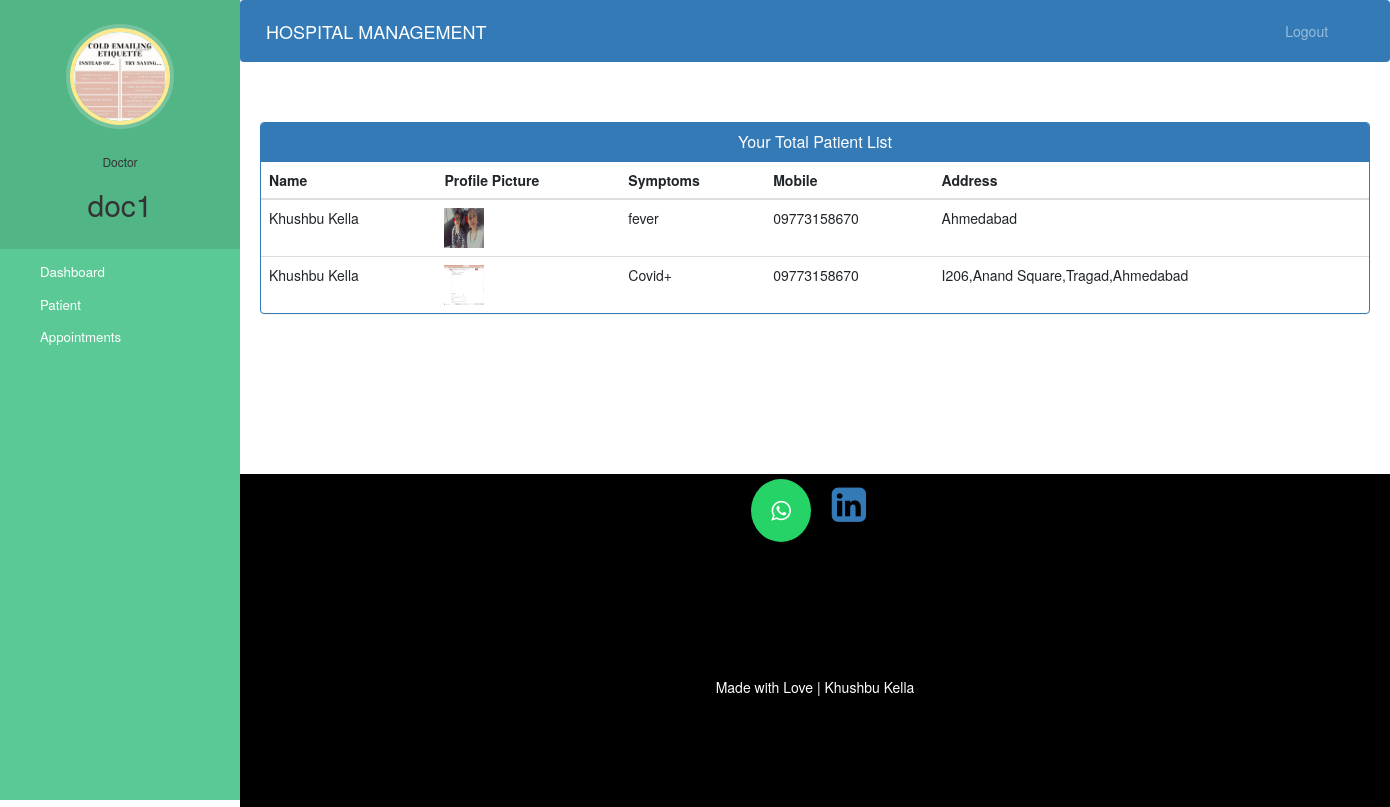
Page /doctor-view-patient (signed in) on the committed database.
### hospital/models.py (models this page shows, shortened)
class Doctor(models.Model):
    user=models.OneToOneField(User,on_delete=models.CASCADE)
    profile_pic= models.ImageField(upload_to='profile_pic/DoctorProfilePic/',null=True,blank=True)
    address = models.CharField(max_length=40)
    mobile = models.CharField(max_length=20,null=True)
    department= models.CharField(max_length=50,choices=departments,default='Cardiologist')
    status=models.BooleanField(default=False)

class Patient(models.Model):
    user=models.OneToOneField(User,on_delete=models.CASCADE)
    profile_pic= models.ImageField(upload_to='profile_pic/PatientProfilePic/',null=True,blank=True)
    address = models.CharField(max_length=40)
    mobile = models.CharField(max_length=20,null=False)
    symptoms = models.CharField(max_length=100,null=False)
    assignedDoctorId = models.PositiveIntegerField(null=True)
    admitDate=models.DateField(auto_now=True)
    status=models.BooleanField(default=False)
    @property
    def get_name(self):
        return self.user.first_name+" "+self.user.last_name

### hospital/views.py (the view)
# urls.py: path('doctor-view-patient', views.doctor_view_patient_view,name='doctor-view-patient'),
@login_required(login_url='doctorlogin')
@user_passes_test(is_doctor)
def doctor_view_patient_view(request):
    patients=models.Patient.objects.all().filter(status=True,assignedDoctorId=request.user.id)
    doctor=models.Doctor.objects.get(user_id=request.user.id) #for profile picture of doctor in sidebar
    return render(request,'hospital/doctor_view_patient.html',{'patients':patients,'doctor':doctor})

### hospital/views.py (called while the page is built)
def is_doctor(user):
    return user.groups.filter(name='DOCTOR').exists()

### templates/hospital/doctor_view_patient.html (shortened to what this page needs)
{% extends 'hospital/doctor_base.html' %}
{% block content %}
{%load static%}
<head>
  <link href="//netdna.bootstrapcdn.com/bootstrap/3.0.0/css/bootstrap.min.css" rel="stylesheet" id="bootstrap-css">
</head>
<div class="container">
  <div class="panel panel-primary">
    <div class="panel-heading">
      <h6 class="panel-title">Your Total Patient List</h6>
    </div>
    <table class="table table-hover" id="dev-table">
      <thead>
        <tr>
          <th>Name</th>
          <th>Profile Picture</th>
          <th>Symptoms</th>
          <th>Mobile</th>
          <th>Address</th>
        </tr>
      </thead>
      {% for p in patients %}
      <tr>
        <td> {{p.get_name}}</td>
        <td> <img src="{% static p.profile_pic.url %}" alt="Profile Pic" height="40px" width="40px" /></td>
        <td>{{p.symptoms}}</td>
        <td>{{p.mobile}}</td>
        <td>{{p.address}}</td>
      </tr>
      {% endfor %}
    </table>
  </div>
</div>
{% endblock content %}

### templates/hospital/doctor_base.html (shortened to what this page needs)
<!DOCTYPE html>
{% load static %}
<html lang="en">
<head>
  <link rel="stylesheet" href="https://stackpath.bootstrapcdn.com/bootstrap/4.3.1/css/bootstrap.min.css">
  <link rel="stylesheet" href="https://maxcdn.bootstrapcdn.com/font-awesome/4.7.0/css/font-awesome.min.css">
</head>
<body>
  <nav class="menu" tabindex="0">
    <header class="avatar">
      <img src="{% static doctor.profile_pic.url %}" alt="Profile Pic" />
      <br><br>
      <h6>Doctor</h6>
      <h2>{{request.user.first_name}}</h2>
    </header>
    <ul>
      <li tabindex="0" class="icon-dashboard"> <a style="color:white; text-decoration:none;" href="/doctor-dashboard"><span>Dashboard</span></a> </li>
      <li tabindex="0" class="icon-users"> <a style="color:white; text-decoration:none;" href="/doctor-patient"><span>Patient</span></a></li>
      <li tabindex="0" class="icon-calendar"> <a style="color:white; text-decoration:none;" href="/doctor-appointment"><span>Appointments</span></a></li>
    </ul>
  </nav>
  <main>
    <div class="bs-example">
      <nav class="navbar navbar-expand-md  navbar-dark fixed-top" style="background:#337AB7;">
        <a href="/doctor-dashboard" class="navbar-brand">HOSPITAL MANAGEMENT</a>
        <div class="collapse navbar-collapse justify-content-between" id="navbarCollapse">
          <div class="navbar-nav" style=" margin-left: 90%;">
            <a href="/logout" class="nav-item nav-link">Logout</a>
          </div>
        </div>
      </nav>
    </div>
    <br><br>
    {% block content %}
    {% endblock content %}
    <br><br><br><br><br><br><br>
    <footer>
      <p>
        <a id="ftr" href="https://api.whatsapp.com/send?phone=919773158670" class="fa fa-whatsapp"></a>
        <a href="https://www.linkedin.com/in/khushbu-kella/" class="fa fa-linkedin-square" style="font-size:40px"></a>
      </p>
      <br>
      <div class="container">
        <div class="row">
          <div class="col-md-12 col-sm-12">
            <div style="color:#ffffff;" class="wow fadeInUp footer-copyright">
              <p>Made with Love | Khushbu Kella <br>
            </div>
          </div>
        </div>
      </div>
    </footer>
  </main>
</body>
</html>

### templates/hospital/doctor_base.html (style rules this page uses)
a:link { text-decoration: none; }
a { color: white; }
footer { padding: 0px 0px 0px 0px; background-color: black; margin: 0px; }
#ftr { padding: 20px; }
.fa { font-size: 23px; width: 60px; text-align: center; text-decoration: none; margin: 5px 2px; border-radius: 50%; }
.fa-whatsapp { background: #25d366; color: white; }
p { text-align: center; }
body { padding-left: 240px; }
main { position: relative; height: 100vh; }
.menu { background: #5bc995; height: 100vh; width: 240px; position: fixed; top: 0px; left: 0; z-index: 5; outline: none; }
.menu .avatar { background: rgba(0, 0, 0, 0.1); padding: 2em 0.5em; text-align: center; }
.menu .avatar img { width: 100px; border-radius: 50%; overflow: hidden; border: 4px solid #ffea92; box-shadow: 0 0 0 4px rgba(255, 255, 255, 0.2); }
.menu .avatar h2 { font-weight: normal; margin-bottom: 0; }
.menu ul { list-style: none; padding: 0.5em 0; margin: 0; }
.menu ul li { padding: 0.5em 1em 0.5em 3em; font-size: 0.95em; font-weight: regular; background-repeat: no-repeat; background-position: left 15px center; background-size: auto 20px; transition: all 0.15s linear; cursor: pointer; }
.menu ul li.icon-dashboard { background-image: url("http://www.entypo.com/images//gauge.svg"); }
.menu ul li.icon-users { background-image: url("http://www.entypo.com/images//users.svg"); }
.menu ul li.icon-calendar { background-image: url("http://www.entypo.com/images//calendar.svg"); }

### templates/hospital/doctor_view_patient.html (style rules this page uses)
a:link { text-decoration: none; }
h6 { text-align: center; }
.row { margin: 100px; }

### rows in the picture
Doctor: profile_pic (picture)
Patient: get_name "Khushbu Kella", profile_pic (picture), symptoms "fever", mobile "09773158670", address "Ahmedabad"
Patient: get_name "Khushbu Kella", profile_pic (picture), symptoms "Covid+", mobile "09773158670", address "I206,Anand Square,Tragad,Ahmedabad"

### other values in the picture
{{ request.user.first_name }} "doc1"
